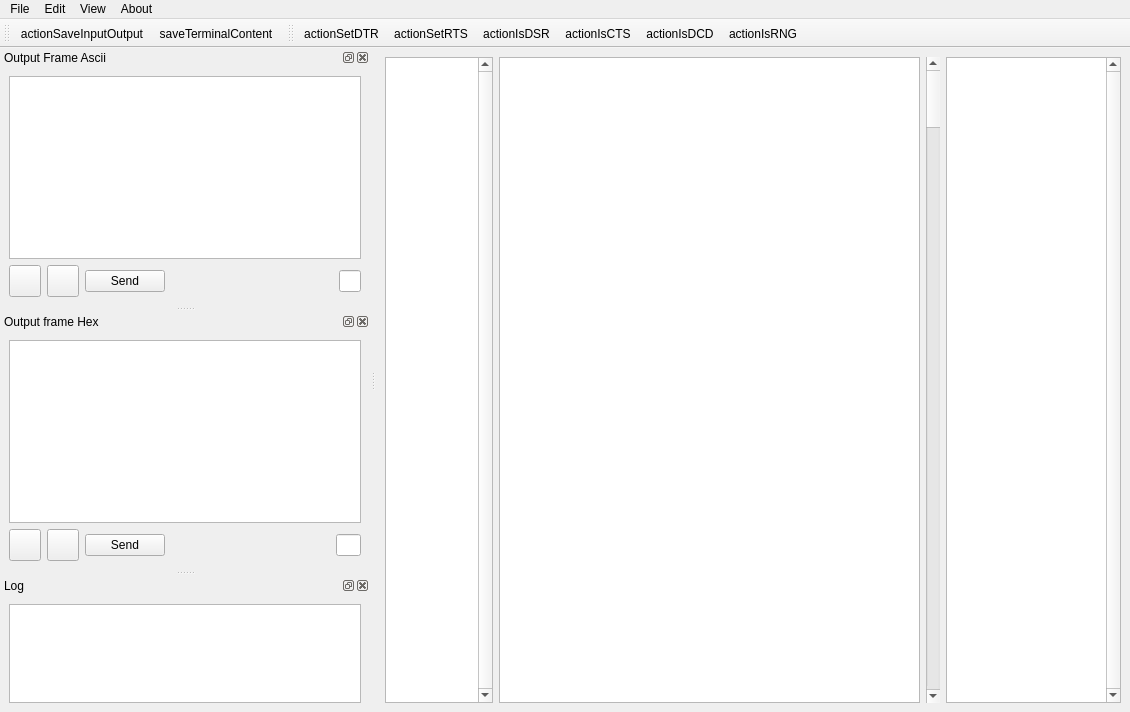
<?xml version="1.0" encoding="UTF-8"?>
<ui version="4.0">
 <class>MainWindow</class>
 <widget class="QMainWindow" name="MainWindow">
  <property name="geometry">
   <rect>
    <x>0</x>
    <y>0</y>
    <width>1130</width>
    <height>712</height>
   </rect>
  </property>
  <property name="windowTitle">
   <string>Serial Terminal</string>
  </property>
  <property name="windowIcon">
   <iconset resource="../resources/resources.qrc">
    <normaloff>:/MainUi/Icon.png</normaloff>:/MainUi/Icon.png</iconset>
  </property>
  <widget class="QWidget" name="centralwidget">
   <layout class="QVBoxLayout" name="verticalLayout_3">
    <item>
     <layout class="QHBoxLayout" name="horizontalLayoutHex">
      <property name="spacing">
       <number>-1</number>
      </property>
      <property name="sizeConstraint">
       <enum>QLayout::SetDefaultConstraint</enum>
      </property>
      <item>
       <widget class="QPlainTextEdit" name="terminalOutputAsciiOnly">
        <property name="font">
         <font>
          <family>Courier</family>
          <pointsize>14</pointsize>
         </font>
        </property>
        <property name="acceptDrops">
         <bool>false</bool>
        </property>
        <property name="verticalScrollBarPolicy">
         <enum>Qt::ScrollBarAlwaysOn</enum>
        </property>
        <property name="horizontalScrollBarPolicy">
         <enum>Qt::ScrollBarAlwaysOff</enum>
        </property>
        <property name="documentTitle">
         <string/>
        </property>
        <property name="readOnly">
         <bool>true</bool>
        </property>
        <property name="textInteractionFlags">
         <set>Qt::NoTextInteraction</set>
        </property>
       </widget>
      </item>
      <item>
       <widget class="QPlainTextEdit" name="terminalOutputHex">
        <property name="minimumSize">
         <size>
          <width>421</width>
          <height>0</height>
         </size>
        </property>
        <property name="maximumSize">
         <size>
          <width>421</width>
          <height>16777215</height>
         </size>
        </property>
        <property name="font">
         <font>
          <family>Courier</family>
          <pointsize>14</pointsize>
         </font>
        </property>
        <property name="acceptDrops">
         <bool>false</bool>
        </property>
        <property name="verticalScrollBarPolicy">
         <enum>Qt::ScrollBarAlwaysOff</enum>
        </property>
        <property name="horizontalScrollBarPolicy">
         <enum>Qt::ScrollBarAlwaysOff</enum>
        </property>
        <property name="plainText">
         <string/>
        </property>
        <property name="textInteractionFlags">
         <set>Qt::NoTextInteraction</set>
        </property>
       </widget>
      </item>
      <item>
       <widget class="QScrollBar" name="verticalScrollBar">
        <property name="orientation">
         <enum>Qt::Vertical</enum>
        </property>
       </widget>
      </item>
      <item>
       <widget class="QPlainTextEdit" name="terminalOutputAscii">
        <property name="sizePolicy">
         <sizepolicy hsizetype="Expanding" vsizetype="Expanding">
          <horstretch>0</horstretch>
          <verstretch>0</verstretch>
         </sizepolicy>
        </property>
        <property name="minimumSize">
         <size>
          <width>175</width>
          <height>0</height>
         </size>
        </property>
        <property name="maximumSize">
         <size>
          <width>175</width>
          <height>16777215</height>
         </size>
        </property>
        <property name="font">
         <font>
          <family>Courier</family>
          <pointsize>14</pointsize>
         </font>
        </property>
        <property name="verticalScrollBarPolicy">
         <enum>Qt::ScrollBarAlwaysOn</enum>
        </property>
        <property name="horizontalScrollBarPolicy">
         <enum>Qt::ScrollBarAlwaysOff</enum>
        </property>
        <property name="readOnly">
         <bool>true</bool>
        </property>
        <property name="plainText">
         <string/>
        </property>
        <property name="textInteractionFlags">
         <set>Qt::NoTextInteraction</set>
        </property>
       </widget>
      </item>
     </layout>
    </item>
   </layout>
  </widget>
  <widget class="QMenuBar" name="menubar">
   <property name="geometry">
    <rect>
     <x>0</x>
     <y>0</y>
     <width>1130</width>
     <height>22</height>
    </rect>
   </property>
   <widget class="QMenu" name="menuMenu">
    <property name="title">
     <string>File</string>
    </property>
    <addaction name="actionOpenFrameProject"/>
    <addaction name="actionSave_Input_Output"/>
    <addaction name="actionSave_Terminal_Content"/>
    <addaction name="actionQuit"/>
   </widget>
   <widget class="QMenu" name="menuAbout">
    <property name="title">
     <string>About</string>
    </property>
    <addaction name="actionAbout"/>
   </widget>
   <widget class="QMenu" name="menuEdit">
    <property name="title">
     <string>Edit</string>
    </property>
    <addaction name="actionClear_log"/>
    <addaction name="actionClear_Ascii_Hex_log"/>
    <addaction name="actionClear_Ascii_log"/>
   </widget>
   <widget class="QMenu" name="menuView">
    <property name="title">
     <string>View</string>
    </property>
    <addaction name="actionControl_Status"/>
    <addaction name="actionActivate_Control_Line"/>
    <addaction name="separator"/>
    <addaction name="actionOutput_Ascii"/>
    <addaction name="actionOutput_Hex"/>
    <addaction name="actionLog"/>
   </widget>
   <addaction name="menuMenu"/>
   <addaction name="menuEdit"/>
   <addaction name="menuView"/>
   <addaction name="menuAbout"/>
  </widget>
  <widget class="QDockWidget" name="dockOutputAscii">
   <property name="sizePolicy">
    <sizepolicy hsizetype="Preferred" vsizetype="Preferred">
     <horstretch>0</horstretch>
     <verstretch>0</verstretch>
    </sizepolicy>
   </property>
   <property name="minimumSize">
    <size>
     <width>283</width>
     <height>258</height>
    </size>
   </property>
   <property name="windowTitle">
    <string>Output Frame Ascii</string>
   </property>
   <attribute name="dockWidgetArea">
    <number>1</number>
   </attribute>
   <widget class="QWidget" name="dockWidgetContents">
    <property name="layoutDirection">
     <enum>Qt::LeftToRight</enum>
    </property>
    <layout class="QVBoxLayout" name="verticalLayout_2">
     <item>
      <widget class="QListWidget" name="outputTable"/>
     </item>
     <item>
      <layout class="QHBoxLayout" name="horizontalLayout">
       <item>
        <widget class="QPushButton" name="addOutputFrame">
         <property name="minimumSize">
          <size>
           <width>32</width>
           <height>32</height>
          </size>
         </property>
         <property name="maximumSize">
          <size>
           <width>32</width>
           <height>32</height>
          </size>
         </property>
         <property name="text">
          <string/>
         </property>
         <property name="icon">
          <iconset resource="../resources/resources.qrc">
           <normaloff>:/MainUi/Add.png</normaloff>:/MainUi/Add.png</iconset>
         </property>
         <property name="iconSize">
          <size>
           <width>32</width>
           <height>32</height>
          </size>
         </property>
        </widget>
       </item>
       <item>
        <widget class="QPushButton" name="deleteOutputFrame">
         <property name="minimumSize">
          <size>
           <width>32</width>
           <height>32</height>
          </size>
         </property>
         <property name="maximumSize">
          <size>
           <width>32</width>
           <height>32</height>
          </size>
         </property>
         <property name="text">
          <string/>
         </property>
         <property name="icon">
          <iconset resource="../resources/resources.qrc">
           <normaloff>:/MainUi/Delete.png</normaloff>:/MainUi/Delete.png</iconset>
         </property>
         <property name="iconSize">
          <size>
           <width>32</width>
           <height>32</height>
          </size>
         </property>
        </widget>
       </item>
       <item>
        <widget class="QPushButton" name="sendOutputFrame">
         <property name="text">
          <string>Send</string>
         </property>
        </widget>
       </item>
       <item>
        <spacer name="horizontalSpacer">
         <property name="orientation">
          <enum>Qt::Horizontal</enum>
         </property>
         <property name="sizeHint" stdset="0">
          <size>
           <width>40</width>
           <height>20</height>
          </size>
         </property>
        </spacer>
       </item>
       <item>
        <widget class="QLineEdit" name="directAsciiText">
         <property name="maximumSize">
          <size>
           <width>22</width>
           <height>16777215</height>
          </size>
         </property>
         <property name="maxLength">
          <number>1</number>
         </property>
        </widget>
       </item>
      </layout>
     </item>
    </layout>
   </widget>
  </widget>
  <widget class="QDockWidget" name="dockOutputHex">
   <property name="sizePolicy">
    <sizepolicy hsizetype="Preferred" vsizetype="Preferred">
     <horstretch>0</horstretch>
     <verstretch>0</verstretch>
    </sizepolicy>
   </property>
   <property name="minimumSize">
    <size>
     <width>370</width>
     <height>258</height>
    </size>
   </property>
   <property name="toolTip">
    <string>Output</string>
   </property>
   <property name="allowedAreas">
    <set>Qt::AllDockWidgetAreas</set>
   </property>
   <property name="windowTitle">
    <string>Output frame Hex</string>
   </property>
   <attribute name="dockWidgetArea">
    <number>1</number>
   </attribute>
   <widget class="QWidget" name="dockWidgetContents_1">
    <property name="layoutDirection">
     <enum>Qt::LeftToRight</enum>
    </property>
    <layout class="QVBoxLayout" name="verticalLayout">
     <item>
      <widget class="QListWidget" name="outputTableHex"/>
     </item>
     <item>
      <layout class="QHBoxLayout" name="horizontalLayout_2">
       <item>
        <widget class="QPushButton" name="addOutputFrameHex">
         <property name="minimumSize">
          <size>
           <width>32</width>
           <height>32</height>
          </size>
         </property>
         <property name="maximumSize">
          <size>
           <width>32</width>
           <height>32</height>
          </size>
         </property>
         <property name="text">
          <string/>
         </property>
         <property name="icon">
          <iconset resource="../resources/resources.qrc">
           <normaloff>:/MainUi/Add.png</normaloff>:/MainUi/Add.png</iconset>
         </property>
         <property name="iconSize">
          <size>
           <width>32</width>
           <height>32</height>
          </size>
         </property>
        </widget>
       </item>
       <item>
        <widget class="QPushButton" name="deleteOutputFrameHex">
         <property name="minimumSize">
          <size>
           <width>32</width>
           <height>32</height>
          </size>
         </property>
         <property name="maximumSize">
          <size>
           <width>32</width>
           <height>32</height>
          </size>
         </property>
         <property name="text">
          <string/>
         </property>
         <property name="icon">
          <iconset resource="../resources/resources.qrc">
           <normaloff>:/MainUi/Delete.png</normaloff>:/MainUi/Delete.png</iconset>
         </property>
         <property name="iconSize">
          <size>
           <width>32</width>
           <height>32</height>
          </size>
         </property>
        </widget>
       </item>
       <item>
        <widget class="QPushButton" name="sendOutputFrameHex">
         <property name="text">
          <string>Send</string>
         </property>
        </widget>
       </item>
       <item>
        <spacer name="horizontalSpacer_2">
         <property name="orientation">
          <enum>Qt::Horizontal</enum>
         </property>
         <property name="sizeHint" stdset="0">
          <size>
           <width>40</width>
           <height>20</height>
          </size>
         </property>
        </spacer>
       </item>
       <item>
        <widget class="QLineEdit" name="directHexText">
         <property name="maximumSize">
          <size>
           <width>25</width>
           <height>16777215</height>
          </size>
         </property>
         <property name="maxLength">
          <number>2</number>
         </property>
        </widget>
       </item>
      </layout>
     </item>
    </layout>
   </widget>
  </widget>
  <widget class="QToolBar" name="SaveToolBar">
   <property name="windowTitle">
    <string>Tools</string>
   </property>
   <attribute name="toolBarArea">
    <enum>TopToolBarArea</enum>
   </attribute>
   <attribute name="toolBarBreak">
    <bool>false</bool>
   </attribute>
   <addaction name="actionSaveInputOutput"/>
   <addaction name="actionSaveTerminalContent"/>
  </widget>
  <widget class="QToolBar" name="ControlToolBar">
   <property name="windowTitle">
    <string>toolBar</string>
   </property>
   <attribute name="toolBarArea">
    <enum>TopToolBarArea</enum>
   </attribute>
   <attribute name="toolBarBreak">
    <bool>false</bool>
   </attribute>
   <addaction name="actionSetDTR"/>
   <addaction name="actionSetRTS"/>
   <addaction name="actionIsDSR"/>
   <addaction name="actionIsCTS"/>
   <addaction name="actionIsDCD"/>
   <addaction name="actionIsRNG"/>
  </widget>
  <widget class="QDockWidget" name="dockLog">
   <property name="windowTitle">
    <string>Log</string>
   </property>
   <attribute name="dockWidgetArea">
    <number>1</number>
   </attribute>
   <widget class="QWidget" name="dockWidgetContents_2">
    <layout class="QHBoxLayout" name="horizontalLayout_3">
     <item>
      <widget class="QPlainTextEdit" name="logText">
       <property name="readOnly">
        <bool>true</bool>
       </property>
       <property name="textInteractionFlags">
        <set>Qt::NoTextInteraction</set>
       </property>
      </widget>
     </item>
    </layout>
   </widget>
  </widget>
  <action name="actionQuit">
   <property name="icon">
    <iconset resource="../resources/resources.qrc">
     <normaloff>:/MainUi/Quit.png</normaloff>:/MainUi/Quit.png</iconset>
   </property>
   <property name="text">
    <string>Quit</string>
   </property>
   <property name="statusTip">
    <string>Quit</string>
   </property>
   <property name="whatsThis">
    <string>Quit</string>
   </property>
   <property name="shortcut">
    <string>Ctrl+Q</string>
   </property>
   <property name="menuRole">
    <enum>QAction::QuitRole</enum>
   </property>
  </action>
  <action name="actionAbout">
   <property name="icon">
    <iconset resource="../resources/resources.qrc">
     <normaloff>:/MainUi/About.png</normaloff>:/MainUi/About.png</iconset>
   </property>
   <property name="text">
    <string>About</string>
   </property>
   <property name="statusTip">
    <string>About</string>
   </property>
   <property name="whatsThis">
    <string>About</string>
   </property>
   <property name="shortcut">
    <string>Ctrl+Shift+A</string>
   </property>
   <property name="menuRole">
    <enum>QAction::AboutRole</enum>
   </property>
  </action>
  <action name="actionSaveInputOutput">
   <property name="icon">
    <iconset resource="../resources/resources.qrc">
     <normaloff>:/MainUi/SaveInputOutput.png</normaloff>:/MainUi/SaveInputOutput.png</iconset>
   </property>
   <property name="text">
    <string>actionSaveInputOutput</string>
   </property>
   <property name="toolTip">
    <string>Save Input/Output</string>
   </property>
   <property name="statusTip">
    <string>Save Input/Output</string>
   </property>
   <property name="whatsThis">
    <string>Save Input/Output</string>
   </property>
   <property name="shortcut">
    <string>Ctrl+S</string>
   </property>
  </action>
  <action name="actionSaveTerminalContent">
   <property name="icon">
    <iconset resource="../resources/resources.qrc">
     <normaloff>:/MainUi/SaveTerminalContent.png</normaloff>:/MainUi/SaveTerminalContent.png</iconset>
   </property>
   <property name="text">
    <string>saveTerminalContent</string>
   </property>
   <property name="toolTip">
    <string>Save Terminal Content</string>
   </property>
   <property name="statusTip">
    <string>Save Terminal Content</string>
   </property>
   <property name="whatsThis">
    <string>Save Terminal Content</string>
   </property>
   <property name="shortcut">
    <string>Ctrl+Shift+S</string>
   </property>
  </action>
  <action name="actionSave_Input_Output">
   <property name="icon">
    <iconset resource="../resources/resources.qrc">
     <normaloff>:/MainUi/SaveInputOutput.png</normaloff>:/MainUi/SaveInputOutput.png</iconset>
   </property>
   <property name="text">
    <string>Save frame project</string>
   </property>
   <property name="statusTip">
    <string>Save Input/Output</string>
   </property>
   <property name="whatsThis">
    <string>Save Input/Output</string>
   </property>
   <property name="shortcut">
    <string>Ctrl+S</string>
   </property>
  </action>
  <action name="actionSave_Terminal_Content">
   <property name="icon">
    <iconset resource="../resources/resources.qrc">
     <normaloff>:/MainUi/SaveTerminalContent.png</normaloff>:/MainUi/SaveTerminalContent.png</iconset>
   </property>
   <property name="text">
    <string>Save Terminal Content</string>
   </property>
   <property name="statusTip">
    <string>Save Terminal Content</string>
   </property>
   <property name="whatsThis">
    <string>Save Terminal Content</string>
   </property>
   <property name="shortcut">
    <string>Ctrl+Shift+S</string>
   </property>
  </action>
  <action name="actionSetDTR">
   <property name="checkable">
    <bool>true</bool>
   </property>
   <property name="icon">
    <iconset resource="../resources/resources.qrc">
     <normaloff>:/MainUi/DTR_R.png</normaloff>:/MainUi/DTR_R.png</iconset>
   </property>
   <property name="text">
    <string>actionSetDTR</string>
   </property>
   <property name="toolTip">
    <string>Set DTS</string>
   </property>
   <property name="statusTip">
    <string>Set DTS</string>
   </property>
   <property name="whatsThis">
    <string>Set DTS</string>
   </property>
  </action>
  <action name="actionSetRTS">
   <property name="checkable">
    <bool>true</bool>
   </property>
   <property name="icon">
    <iconset resource="../resources/resources.qrc">
     <normaloff>:/MainUi/RTS_R.png</normaloff>:/MainUi/RTS_R.png</iconset>
   </property>
   <property name="text">
    <string>actionSetRTS</string>
   </property>
   <property name="toolTip">
    <string>Set RTS</string>
   </property>
   <property name="statusTip">
    <string>Set RTS</string>
   </property>
   <property name="whatsThis">
    <string>Set RTS</string>
   </property>
  </action>
  <action name="actionIsDSR">
   <property name="enabled">
    <bool>true</bool>
   </property>
   <property name="icon">
    <iconset resource="../resources/resources.qrc">
     <normaloff>:/MainUi/DSR_R.png</normaloff>:/MainUi/DSR_R.png</iconset>
   </property>
   <property name="text">
    <string>actionIsDSR</string>
   </property>
   <property name="toolTip">
    <string>DSR</string>
   </property>
   <property name="statusTip">
    <string>DSR</string>
   </property>
   <property name="whatsThis">
    <string>DSR</string>
   </property>
  </action>
  <action name="actionIsCTS">
   <property name="enabled">
    <bool>true</bool>
   </property>
   <property name="icon">
    <iconset resource="../resources/resources.qrc">
     <normaloff>:/MainUi/CTS_R.png</normaloff>:/MainUi/CTS_R.png</iconset>
   </property>
   <property name="text">
    <string>actionIsCTS</string>
   </property>
   <property name="toolTip">
    <string>CTS</string>
   </property>
   <property name="statusTip">
    <string>CTS</string>
   </property>
   <property name="whatsThis">
    <string>CTS</string>
   </property>
  </action>
  <action name="actionIsDCD">
   <property name="enabled">
    <bool>true</bool>
   </property>
   <property name="icon">
    <iconset resource="../resources/resources.qrc">
     <normaloff>:/MainUi/DCD_R.png</normaloff>:/MainUi/DCD_R.png</iconset>
   </property>
   <property name="text">
    <string>actionIsDCD</string>
   </property>
   <property name="toolTip">
    <string>DCD</string>
   </property>
   <property name="statusTip">
    <string>DCD</string>
   </property>
   <property name="whatsThis">
    <string>DCD</string>
   </property>
  </action>
  <action name="actionIsRNG">
   <property name="enabled">
    <bool>true</bool>
   </property>
   <property name="icon">
    <iconset resource="../resources/resources.qrc">
     <normaloff>:/MainUi/RNG_R.png</normaloff>:/MainUi/RNG_R.png</iconset>
   </property>
   <property name="text">
    <string>actionIsRNG</string>
   </property>
   <property name="toolTip">
    <string>RNG</string>
   </property>
   <property name="statusTip">
    <string>RNG</string>
   </property>
   <property name="whatsThis">
    <string>RNG</string>
   </property>
  </action>
  <action name="actionClear_log">
   <property name="text">
    <string>Clear log</string>
   </property>
  </action>
  <action name="actionClear_Ascii_Hex_log">
   <property name="text">
    <string>Clear Ascii/Hex log</string>
   </property>
  </action>
  <action name="actionClear_Ascii_log">
   <property name="text">
    <string>Clear Ascii log</string>
   </property>
  </action>
  <action name="actionControl_Status">
   <property name="checkable">
    <bool>true</bool>
   </property>
   <property name="checked">
    <bool>true</bool>
   </property>
   <property name="text">
    <string>Control Status</string>
   </property>
  </action>
  <action name="actionOutput_Ascii">
   <property name="checkable">
    <bool>true</bool>
   </property>
   <property name="checked">
    <bool>true</bool>
   </property>
   <property name="text">
    <string>Output Ascii</string>
   </property>
  </action>
  <action name="actionOutput_Hex">
   <property name="checkable">
    <bool>true</bool>
   </property>
   <property name="checked">
    <bool>true</bool>
   </property>
   <property name="text">
    <string>Output Hex</string>
   </property>
  </action>
  <action name="actionLog">
   <property name="checkable">
    <bool>true</bool>
   </property>
   <property name="checked">
    <bool>true</bool>
   </property>
   <property name="text">
    <string>Log</string>
   </property>
  </action>
  <action name="actionOpenFrameProject">
   <property name="text">
    <string>Open frame project</string>
   </property>
   <property name="shortcut">
    <string>Ctrl+O</string>
   </property>
  </action>
  <action name="actionActivate_Control_Line">
   <property name="checkable">
    <bool>true</bool>
   </property>
   <property name="text">
    <string>Activate Control Line Status</string>
   </property>
  </action>
 </widget>
 <resources>
  <include location="../resources/resources.qrc"/>
 </resources>
 <connections/>
</ui>
